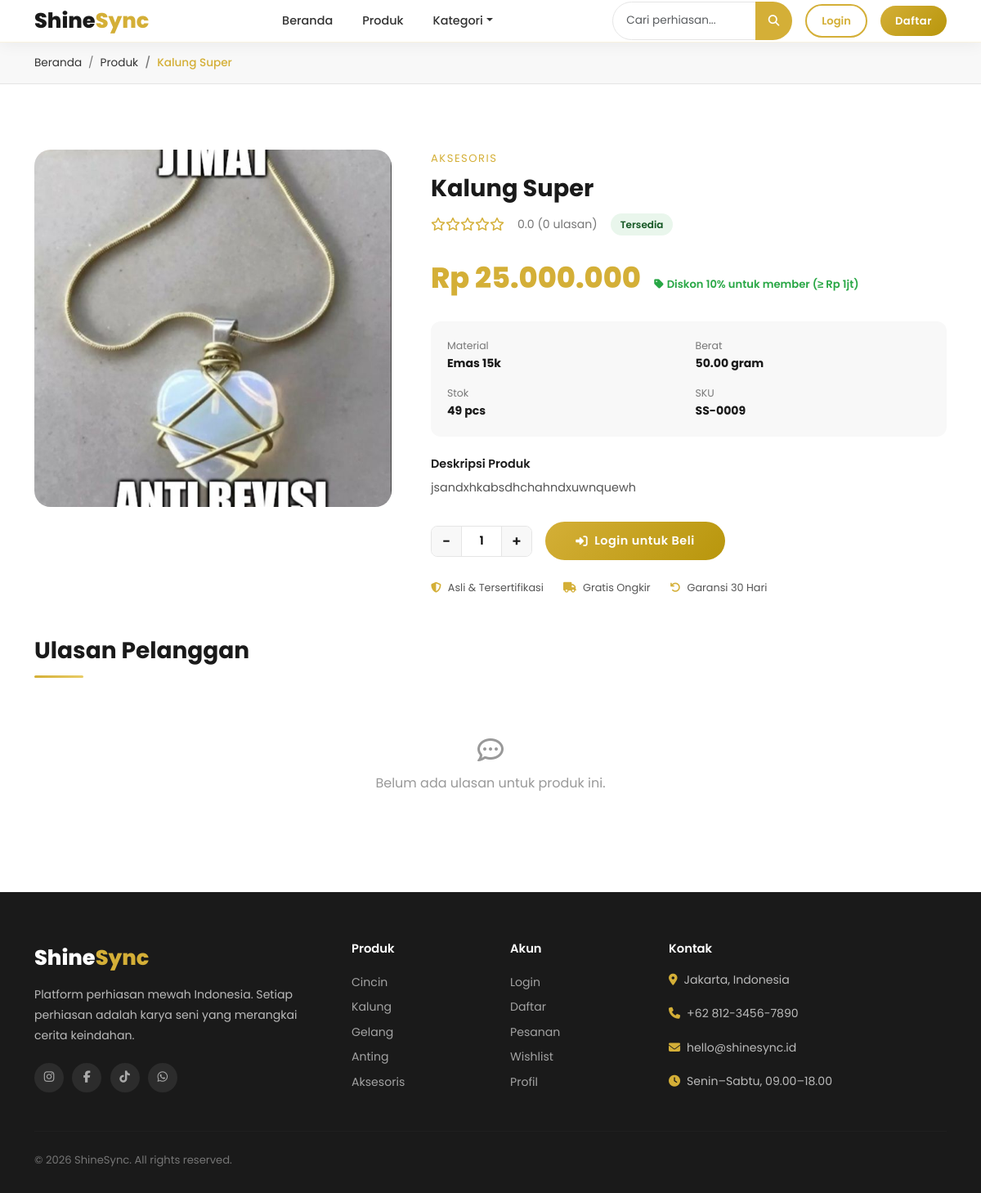
The app's page /products/kalung-super with its own data.
### tables this page shows
CREATE TABLE `products` (
  `id` int UNSIGNED NOT NULL,
  `category_id` int UNSIGNED NOT NULL,
  `name` varchar(200) NOT NULL,
  `slug` varchar(220) NOT NULL,
  `description` text,
  `price` decimal(15,2) NOT NULL DEFAULT '0.00',
  `stock` int NOT NULL DEFAULT '0',
  `weight` decimal(8,2) DEFAULT '0.00',
  `material` varchar(100) DEFAULT NULL,
  `image` varchar(255) DEFAULT NULL,
  `is_featured` tinyint(1) DEFAULT '0',
  `is_active` tinyint(1) DEFAULT '1',
  `created_at` timestamp NULL DEFAULT CURRENT_TIMESTAMP,
  `updated_at` timestamp NULL DEFAULT CURRENT_TIMESTAMP ON UPDATE CURRENT_TIMESTAMP
);

CREATE TABLE `categories` (
  `id` int UNSIGNED NOT NULL,
  `name` varchar(100) NOT NULL,
  `slug` varchar(120) NOT NULL,
  `description` text,
  `image` varchar(255) DEFAULT NULL,
  `is_active` tinyint(1) NOT NULL DEFAULT '1',
  `created_at` timestamp NULL DEFAULT CURRENT_TIMESTAMP
);

### app/core/Controller.php (called while the page is built, shortened)
<?php
class Controller
{
    protected function view(string $viewPath, array $data = []): void
    {
        extract($data);
        $file = __DIR__ . '/../views/' . $viewPath . '.php';
        require $file;
    }
}

### app/controllers/ProductController.php (called while the page is built, shortened)
<?php
class ProductController extends Controller
{
    private Product $model;
    public function __construct()
    {
        $this->model    = new Product();
    }
    public function detail(string $slug): void
    {
        $product = $this->model->findBySlugWithReviews($slug);
        $this->view('customer/product_detail', compact('product', 'inWishlist', 'pageTitle'));
    }
}

### app/core/Database.php (called while the page is built, shortened)
<?php
class Database
{
    private static ?Database $instance = null;
    private mysqli $conn;
    private function __construct()
    {
        $this->conn = new mysqli(DB_HOST, DB_USER, DB_PASS, DB_NAME, DB_PORT);
        $this->conn->set_charset(DB_CHARSET);
    }
    public static function getInstance(): Database
    {
        if (self::$instance === null) {
            self::$instance = new self();
        }
        return self::$instance;
    }
    public function query(string $sql, array $params = []): array
    {
        if (empty($params)) {
            $result = $this->conn->query($sql);
            return $result->fetch_all(MYSQLI_ASSOC) ?: [];
        }
        $stmt = $this->prepare($sql, $params);
        $stmt->execute();
        $result = $stmt->get_result();
        return $result ? $result->fetch_all(MYSQLI_ASSOC) : [];
    }
    public function queryOne(string $sql, array $params = []): ?array
    {
        $rows = $this->query($sql, $params);
        return $rows[0] ?? null;
    }
    private function prepare(string $sql, array $params): mysqli_stmt
    {
        $stmt = $this->conn->prepare($sql);
        $types = '';
        foreach ($params as $p) {
            if (is_int($p))   $types .= 'i';
            elseif (is_float($p)) $types .= 'd';
            else $types .= 's';
        }
        $stmt->bind_param($types, ...$params);
        return $stmt;
    }
}

### app/core/Model.php (called while the page is built, shortened)
<?php
class Model
{
    public function __construct()
    {
        $this->db = Database::getInstance();
    }
}

### app/models/Product.php (called while the page is built, shortened)
<?php
class Product extends Model
{
    public function findBySlugWithReviews(string $slug): ?array
{
    $product = $this->db->queryOne(
        "SELECT p.*,
                c.name AS category_name,
                COALESCE(AVG(r.rating), 0) AS avg_rating,
                COUNT(DISTINCT r.id) AS review_count
         FROM products p
         LEFT JOIN categories c
                ON p.category_id = c.id
         LEFT JOIN reviews r
                ON p.id = r.product_id
               AND r.is_approved = 1
         WHERE p.slug = ?
           AND p.is_active = 1
         GROUP BY p.id",
        [$slug]
    );
    $product['reviews'] = $this->db->query(
        "SELECT r.*,
                u.name AS reviewer_name,
                u.avatar
         FROM reviews r
         INNER JOIN users u
                 ON r.user_id = u.id
         WHERE r.product_id = ?
           AND r.is_approved = 1
         ORDER BY r.created_at DESC",
        [(int)$product['id']]
    );
    return $product;
}
}

### app/core/Session.php (called while the page is built, shortened)
<?php
class Session
{
    public static function isLoggedIn(): bool
    {
        return isset($_SESSION['user_id']);
    }
}

### app/views/customer/product_detail.php (the view, shortened to what this page needs)
<?php
include __DIR__ . '/../layouts/header.php';
function formatRp2($n) { return 'Rp ' . number_format($n,0,',','.'); }
function renderStar2($avg) { $f=round($avg); $o=''; for($i=1;$i<=5;$i++) $o.='<i class="'.($i<=$f?'fas':'far').' fa-star"></i>'; return $o; }
$img = ($product['image']&&file_exists(UPLOAD_PATH.'products/'.$product['image'])) ? APP_URL.'/uploads/products/'.$product['image'] : APP_URL.'/public/images/no-image.svg';
?>
<div class="ss-breadcrumb">
  <div class="container">
    <nav><ol class="breadcrumb mb-0">
      <li class="breadcrumb-item"><a href="<?= APP_URL ?>">Beranda</a></li>
      <li class="breadcrumb-item"><a href="<?= APP_URL ?>/products">Produk</a></li>
      <li class="breadcrumb-item active"><?= htmlspecialchars($product['name']) ?></li>
    </ol></nav>
  </div>
</div>
<section class="ss-section">
  <div class="container">
    <div class="row g-5">
      <div class="col-lg-5">
        <div style="position:sticky;top:80px;">
          <div style="border-radius:20px;overflow:hidden;background:#F8F8F8;aspect-ratio:1;">
            <img id="main-img" src="<?= $img ?>" alt="<?= htmlspecialchars($product['name']) ?>"
                 style="width:100%;height:100%;object-fit:cover;transition:all 0.3s ease;">
          </div>
        </div>
      </div>
      <div class="col-lg-7">
        <p class="text-gold fw-600 mb-2" style="font-size:.82rem;letter-spacing:1.5px;text-transform:uppercase;">
          <?= htmlspecialchars($product['category_name'] ?? '') ?>
        </p>
        <h1 style="font-size:1.8rem;font-weight:700;color:#1A1A1A;margin-bottom:12px;"><?= htmlspecialchars($product['name']) ?></h1>
        <div class="d-flex align-items-center gap-3 mb-4">
          <div class="stars" style="font-size:1rem;"><?= renderStar2($product['avg_rating']) ?></div>
          <span style="font-size:.88rem;color:#777;"><?= number_format($product['avg_rating'],1) ?> (<?= $product['review_count'] ?> ulasan)</span>
          <?php if ($product['stock'] > 0): ?>
          <span style="background:rgba(40,167,69,.1);color:#155724;font-size:.75rem;font-weight:600;padding:4px 12px;border-radius:20px;">Tersedia</span>
          <?php else: ?>
          <span style="background:rgba(220,53,69,.1);color:#721c24;font-size:.75rem;font-weight:600;padding:4px 12px;border-radius:20px;">Habis</span>
          <?php endif; ?>
        </div>
        <div style="margin-bottom:24px;">
          <span style="font-size:2.2rem;font-weight:800;color:#D4AF37;"><?= formatRp2($product['price']) ?></span>
          <?php if ($product['price'] >= 1000000): ?>
          <span style="margin-left:12px;font-size:.82rem;color:#28A745;font-weight:600;">
            <i class="fas fa-tag me-1"></i>Diskon 10% untuk member (≥ Rp 1jt)
          </span>
          <?php endif; ?>
        </div>
        <div style="background:#F8F8F8;border-radius:12px;padding:20px;margin-bottom:24px;">
          <div class="row g-3" style="font-size:.88rem;">
            <?php foreach ([['Material',$product['material']??'-'],['Berat',($product['weight']??0).' gram'],['Stok',$product['stock'].' pcs'],['SKU','SS-'.str_pad($product['id'],4,'0',STR_PAD_LEFT)]] as [$k,$v]): ?>
            <div class="col-6">
              <span style="color:#777;display:block;font-size:.78rem;"><?= $k ?></span>
              <strong style="color:#1A1A1A;"><?= htmlspecialchars((string)$v) ?></strong>
            </div>
            <?php endforeach; ?>
          </div>
        </div>
        <div style="margin-bottom:28px;">
          <h6 style="font-weight:600;margin-bottom:8px;font-size:.9rem;">Deskripsi Produk</h6>
          <p style="color:#555;font-size:.9rem;line-height:1.8;"><?= nl2br(htmlspecialchars($product['description']??'')) ?></p>
        </div>
        <?php if ($product['stock'] > 0): ?>
        <div class="d-flex gap-3 align-items-center flex-wrap">
          <div class="qty-control">
            <button type="button" class="qty-dec" onclick="changeQty(-1)">−</button>
            <input type="number" id="qty-input" class="qty-input" value="1" min="1" max="<?= $product['stock'] ?>">
            <button type="button" class="qty-inc" onclick="changeQty(1)">+</button>
          </div>
          <?php if (Session::isLoggedIn()): ?>
          <button class="btn-gold btn-add-cart flex-grow-1" data-id="<?= $product['id'] ?>" style="justify-content:center;max-width:220px;">
            <i class="fas fa-shopping-bag"></i> Tambah ke Keranjang
          </button>
          <button class="btn-outline-gold btn-wishlist <?= $inWishlist?'active':'' ?>" data-id="<?= $product['id'] ?>">
            <i class="<?= $inWishlist?'fas':'far' ?> fa-heart"></i>
          </button>
          <?php else: ?>
          <a href="<?= APP_URL ?>/auth/login" class="btn-gold flex-grow-1" style="justify-content:center;max-width:220px;">
            <i class="fas fa-sign-in-alt"></i> Login untuk Beli
          </a>
          <?php endif; ?>
        </div>
        <?php else: ?>
        <div style="background:rgba(220,53,69,.08);border:1px dashed rgba(220,53,69,.3);border-radius:12px;padding:16px;text-align:center;color:#721c24;">
          <i class="fas fa-times-circle me-2"></i> Produk sedang habis stok
        </div>
        <?php endif; ?>
        <div class="d-flex gap-4 mt-4 flex-wrap">
          <?php foreach ([['fas fa-shield-alt','Asli & Tersertifikasi'],['fas fa-truck','Gratis Ongkir'],['fas fa-undo','Garansi 30 Hari']] as [$ic,$lb]): ?>
          <div class="d-flex align-items-center gap-2" style="font-size:.8rem;color:#555;">
            <i class="<?= $ic ?>" style="color:#D4AF37;"></i> <?= $lb ?>
          </div>
          <?php endforeach; ?>
        </div>
      </div>
    </div>
    <div class="row mt-5">
      <div class="col-12">
        <h3 style="font-weight:700;margin-bottom:8px;">Ulasan Pelanggan</h3>
        <div class="gold-line"></div>
      </div>
      <?php if (!empty($product['reviews'])): ?>
      <?php foreach ($product['reviews'] as $r): ?>
      <div class="col-md-6 col-lg-4 mb-4">
        <div class="review-card">
          <div class="review-quote">"</div>
          <p class="review-text"><?= htmlspecialchars($r['comment']) ?></p>
          <div class="d-flex align-items-center gap-3 mt-3">
            <div style="width:40px;height:40px;border-radius:50%;background:linear-gradient(135deg,#D4AF37,#B8960C);display:flex;align-items:center;justify-content:center;color:#fff;font-weight:700;font-size:.85rem;">
              <?= strtoupper(substr($r['reviewer_name'],0,1)) ?>
            </div>
            <div>
              <div class="reviewer-name"><?= htmlspecialchars($r['reviewer_name']) ?></div>
              <div class="stars" style="font-size:.8rem;"><?= renderStar2($r['rating']) ?></div>
              <div style="font-size:.75rem;color:#999;"><?= date('d M Y', strtotime($r['created_at'])) ?></div>
            </div>
          </div>
        </div>
      </div>
      <?php endforeach; ?>
      <?php else: ?>
      <div class="col-12">
        <div style="text-align:center;padding:40px;color:#999;">
          <i class="far fa-comment-dots" style="font-size:2rem;margin-bottom:12px;display:block;"></i>
          Belum ada ulasan untuk produk ini.
        </div>
      </div>
      <?php endif; ?>
    </div>
  </div>
</section>
<?php include __DIR__ . '/../layouts/footer.php'; ?>

### public/css/style.css (style rules this page uses)
:root { --gold: #D4AF37; --gold-light: #E8CC66; --gold-dark: #B8960C; --black: #1A1A1A; --dark: #2D2D2D; --white: #FFFFFF; --bg: #F8F8F8; --text: #333333; --text-muted: #777777; --border: #E5E5E5; --success: #28A745; --danger: #DC3545; --warning: #FFC107; --info: #17A2B8; --radius: 16px; --radius-sm: 8px; --radius-lg: 24px; --shadow: 0 4px 24px rgba(0, 0, 0, 0.08); --shadow-hover: 0 12px 40px rgba(212, 175, 55, 0.25); --shadow-card: 0 2px 16px rgba(0, 0, 0, 0.06); --transition: all 0.3s cubic-bezier(0.4, 0, 0.2, 1); --font: 'Poppins', sans-serif; }
*, *::before, *::after { box-sizing: border-box; margin: 0; padding: 0; }
html { scroll-behavior: smooth; }
html, body { max-width: 100%; overflow-x: hidden; }
body { font-family: var(--font); background-color: var(--white); color: var(--text); line-height: 1.6; -webkit-font-smoothing: antialiased; }
a { text-decoration: none; color: inherit; transition: var(--transition); }
img { max-width: 100%; display: block; }
h1, h2, h3, h4, h5, h6 { font-weight: 700; line-height: 1.3; color: var(--black); }
.text-gold { color: var(--gold); }
.btn-gold { background: linear-gradient(135deg, var(--gold), var(--gold-dark)); color: var(--white); border: none; padding: 12px 28px; border-radius: 50px; font-weight: 600; font-size: 0.9rem; letter-spacing: 0.5px; cursor: pointer; transition: var(--transition); display: inline-flex; align-items: center; justify-content: center; gap: 8px; text-align: center; white-space: normal; }
.gold-line { width: 60px; height: 3px; background: linear-gradient(90deg, var(--gold), var(--gold-light)); border-radius: 2px; margin: 12px 0 32px; }
.stars { color: var(--gold); font-size: 0.8rem; }
.qty-control { display: flex; align-items: center; gap: 0; border: 1.5px solid var(--border); border-radius: 8px; overflow: hidden; width: fit-content; }
.qty-control button { background: var(--bg); border: none; width: 36px; height: 36px; cursor: pointer; font-size: 1.1rem; font-weight: 600; color: var(--black); transition: var(--transition); }
.qty-control input { width: 50px; height: 36px; text-align: center; border: none; border-left: 1.5px solid var(--border); border-right: 1.5px solid var(--border); font-family: var(--font); font-weight: 600; font-size: 0.9rem; appearance: textfield; }
.ss-section { padding: 80px 0; }
.ss-breadcrumb { background: var(--bg); padding: 14px 0; border-bottom: 1px solid var(--border); }
.ss-breadcrumb .breadcrumb { margin: 0; font-size: 0.85rem; }
.ss-breadcrumb .breadcrumb-item+.breadcrumb-item::before { color: var(--text-muted); }
.ss-breadcrumb .breadcrumb-item.active { color: var(--gold); font-weight: 500; }

### records on screen
products: name "Kalung Super", image (picture), category.name "AKSESORIS", price "Rp 25.000.000", description "jsandxhkabsdhchahndxuwnquewh"

### other values on screen
$product['avg_rating'] "0.0"
$product['review_count'] "0"
$k "Material"
$v "Emas 15k"
$k "Berat"
$v "50.00 gram"
$k "Stok"
$v "49 pcs"
$k "SKU"
$v "SS-0009"
$lb "Asli & Tersertifikasi"
$lb "Gratis Ongkir"
$lb "Garansi 30 Hari"
